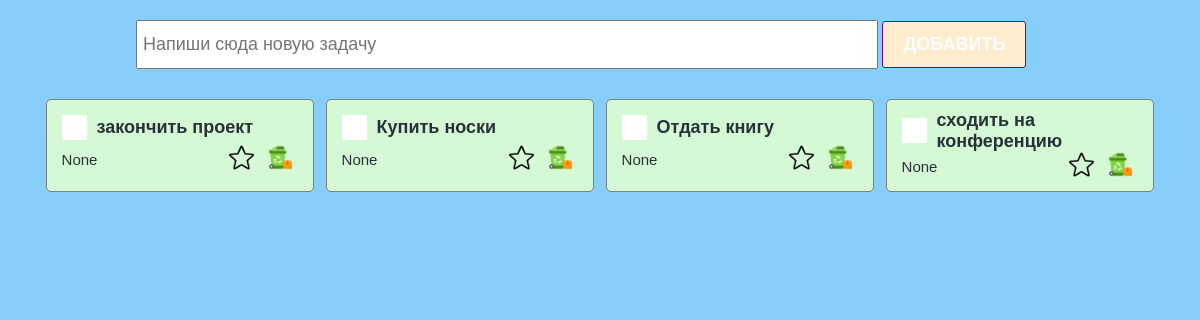
The app's page /test/, older data.
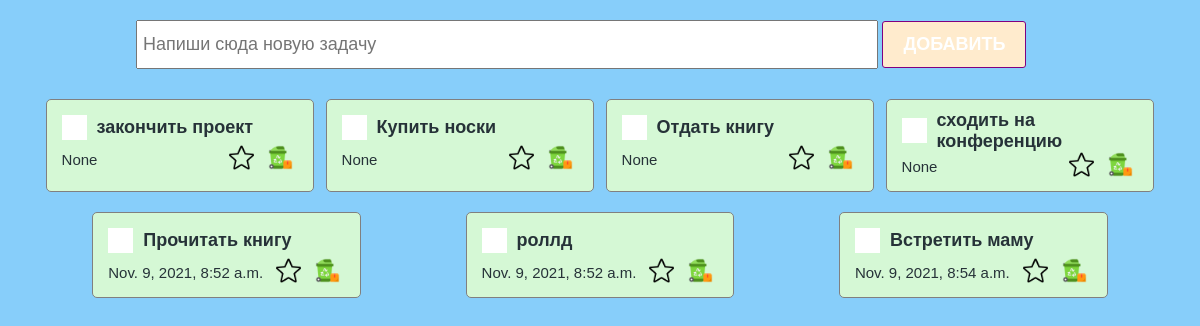
The same page, newer data.
### main/models.py (models this page shows)
class TODOLIST(models.Model):
    text = models.CharField(max_length=100)
    created_at = models.DateTimeField(auto_now_add=True)
    is_closed = models.BooleanField(default=False)
    is_favorite = models.BooleanField(default=False)

### main/views.py (the view)
# urls.py: path("test/", test, name="test"),
def test(request):
    todo_list = TODOLIST.objects.all()
    return render(request, "test.html", {"todo_list": todo_list} )

### main/templates/test.html (shortened to what this page needs)
{% load static %}
<!DOCTYPE html>
<html lang="en">
<head>
    <link rel="stylesheet" href="{% static 'styles/checkbox.css' %}">
    <link rel="stylesheet" href="{% static 'styles/index.css' %}" />
</head>
<body>
</body>
<section>
    <div class="create_container">
        <form action="{% url 'add-todo' %}" method="POST">
            <input class="create_input" type="text" placeholder="Напиши сюда новую задачу" name="todo_text" />
            <button class="create_button"> Добавить </button>
    </div>
    <div class="todo_container">
            {% for todo in todo_list %}
            <div class="todo_item
            ">
                <div class="todo_item_header">
                    <label class="checkbox_container">
                        <span class="checkmark"></span>
                    </label>
                    <h4> {{ todo.text}}</h4>
                </div>
                <div class="todo_item_footer">
                    <p>{{ todo.created_at }}</p>
                    <div class="action_buttons">
                        {% if todo.is_favorite%}
                        <a href="{% url 'unmark-todo' todo.id %}"><img src="{% static './icons/favourite.png' %}" /></a>
                        {% else %}
                        <a href="{% url 'mark-todo' todo.id %}"><img src="{% static './icons/star (1).png' %}" /></a>
                        {% endif %}
                        <a href="{% url 'delete-todo' todo.id %}"><img src="{% static './icons/recycle-bin.png' %}" /></a>
                    </div>
                </div>
            </div>
            {% endfor%}
    </div>
</section>
</html>

Row changes from the older to the newer data that the page shows:
added TODOLIST: text "Прочитать книгу", created_at "Nov. 9, 2021, 8:52 a.m.", is_favorite False (drawn)
added TODOLIST: text "роллд", created_at "Nov. 9, 2021, 8:52 a.m.", is_favorite False (drawn)
added TODOLIST: text "Встретить маму", created_at "Nov. 9, 2021, 8:54 a.m.", is_favorite False (drawn)
